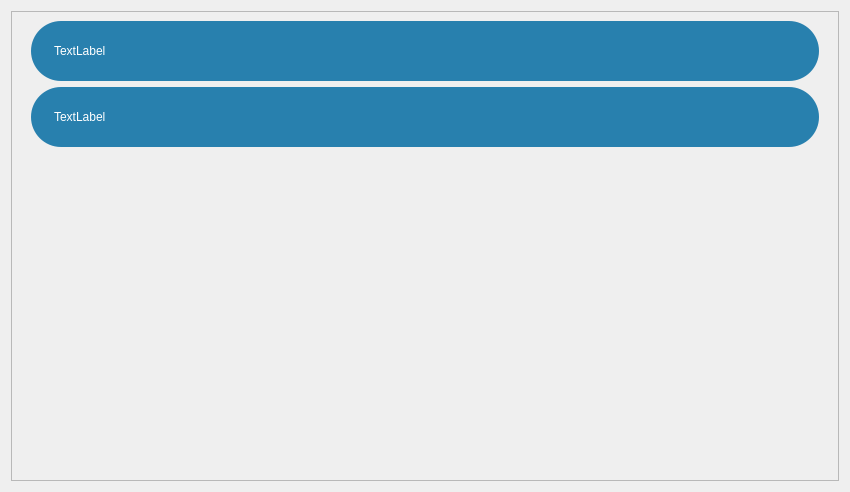
          <widget class="QWidget" name="scrollArea_feedback_3_6">
           <property name="geometry">
            <rect>
             <x>0</x>
             <y>0</y>
             <width>850</width>
             <height>491</height>
            </rect>
           </property>
           <layout class="QVBoxLayout" name="verticalLayout_57">
            <item>
             <widget class="QFrame" name="frm_scroll_3_6">
              <property name="minimumSize">
               <size>
                <width>0</width>
                <height>470</height>
               </size>
              </property>
              <property name="maximumSize">
               <size>
                <width>16777215</width>
                <height>16777215</height>
               </size>
              </property>
              <property name="frameShape">
               <enum>QFrame::StyledPanel</enum>
              </property>
              <property name="frameShadow">
               <enum>QFrame::Raised</enum>
              </property>
              <layout class="QVBoxLayout" name="verticalLayout_58">
               <item>
                <layout class="QVBoxLayout" name="verticalLayout_59">
                 <item>
                  <widget class="QLabel" name="label_9">
                   <property name="minimumSize">
                    <size>
                     <width>0</width>
                     <height>60</height>
                    </size>
                   </property>
                   <property name="maximumSize">
                    <size>
                     <width>16777215</width>
                     <height>60</height>
                    </size>
                   </property>
                   <property name="styleSheet">
                    <string notr="true">*{
background-color: #2880AE;
border-radius: 30px;
padding: 0 0 0 20px;
font: 12pt &quot;Segoe UI&quot;;
color: #ffffff;
margin: 0 10px 0 10px;
}</string>
                   </property>
                   <property name="text">
                    <string>TextLabel</string>
                   </property>
                  </widget>
                 </item>
                 <item>
                  <widget class="QLabel" name="label_11">
                   <property name="minimumSize">
                    <size>
                     <width>0</width>
                     <height>60</height>
                    </size>
                   </property>
                   <property name="maximumSize">
                    <size>
                     <width>16777215</width>
                     <height>60</height>
                    </size>
                   </property>
                   <property name="styleSheet">
                    <string notr="true">*{
background-color: #2880AE;
border-radius: 30px;
padding: 0 0 0 20px;
font: 12pt &quot;Segoe UI&quot;;
color: #ffffff;
margin: 0 10px 0 10px;
}</string>
                   </property>
                   <property name="text">
                    <string>TextLabel</string>
                   </property>
                  </widget>
                 </item>
                 <item>
                  <spacer name="verticalSpacer_4">
                   <property name="orientation">
                    <enum>Qt::Vertical</enum>
                   </property>
                   <property name="sizeHint" stdset="0">
                    <size>
                     <width>20</width>
                     <height>40</height>
                    </size>
                   </property>
                  </spacer>
                 </item>
                </layout>
               </item>
              </layout>
             </widget>
            </item>
           </layout>
          </widget>
